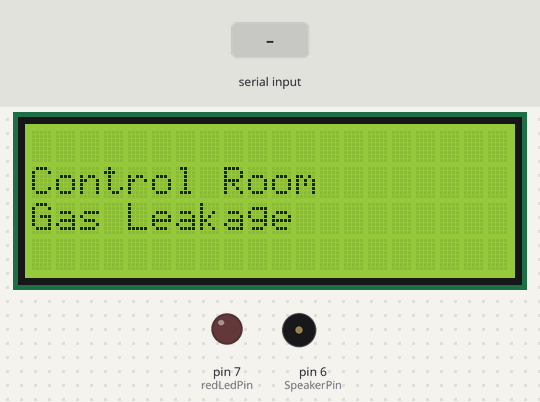
Recording of a sketch running on a simulated Arduino Uno, built with avr-gcc and run on an emulated ATmega328P. On the bench: 20×4 character LCD, output pins drawn as LEDs (lit = HIGH), buzzer (waves = sounding). The inputs (shaded band) are chosen by the test bench. What the sketch prints to the serial monitor is not drawn.

Above: at 2.2 s.
2.3 s: "1\n" received over Serial
At 3.5 s:
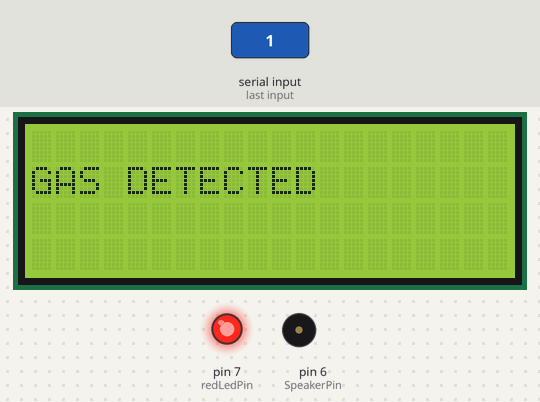
4.0 s: byte 20 (20) received over Serial
At 4.7 s:
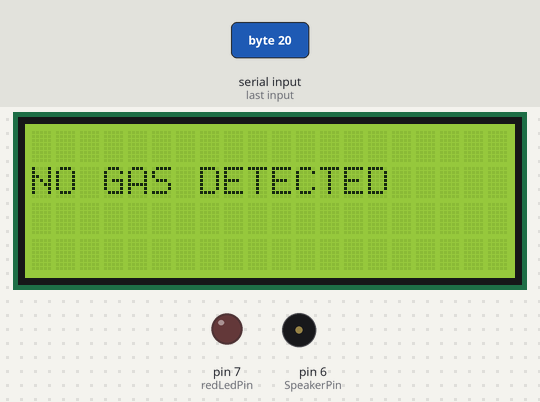
5.5 s: "0\n" received over Serial
At 5.6 s:
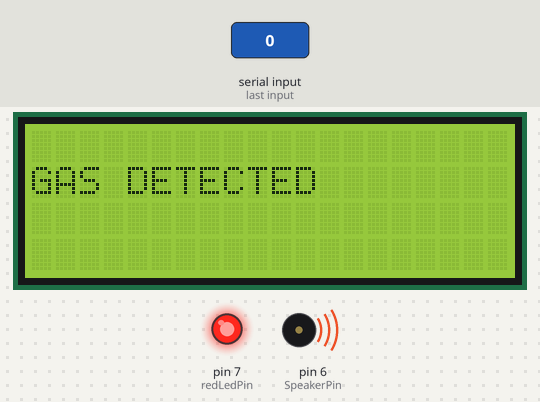
Timing chart, 0 to 8.5 s (numbered marks = the images above; inputs shaded):
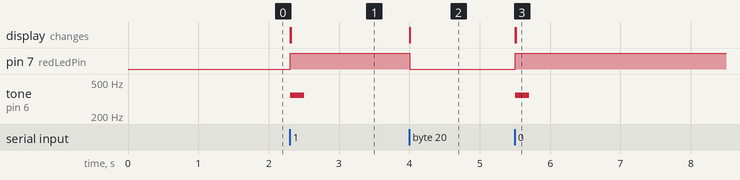

Measured:
- after the input at 2.3 s, pin 7 (redLedPin): LOW → HIGH at once; tone on pin 6 (SpeakerPin): silent → 349 Hz at once, → silent 0.20 s later; the display: first changes at once (image 1 shows a later state)
- after the input at 4.0 s, pin 7 (redLedPin): HIGH → LOW at once; the display: changes at once (image 2)
- after the input at 5.5 s, pin 7 (redLedPin): LOW → HIGH at once; tone on pin 6 (SpeakerPin): silent → 349 Hz at once, → silent 0.20 s later; the display: first changes at once (image 3 shows a later state)

The sketch:

ReceiverSection.ino
```cpp
#include <LiquidCrystal.h>

LiquidCrystal lcd(12, 11, 5, 4, 3, 2);
const int SpeakerPin=6;
const int redLedPin=7;
#define NOTE_F4 349

void setup(){
  pinMode(SpeakerPin, OUTPUT);
  pinMode(redLedPin, OUTPUT);
  lcd.begin(20,4);
  Serial.begin(9600);
  lcd.setCursor(0,1);
  lcd.print("Control Room");
  lcd.setCursor(0,2);
  lcd.print("Gas Leakage");
  delay(1000);
}

void loop(){
  int MQ2_SerialData= Serial.read();;
  if(MQ2_SerialData == 10){
    lcd.clear();
    Serial.print("GAS SENSOR:");
    Serial.println(MQ2_SerialData);
    digitalWrite(redLedPin, HIGH);
    alarmSound();
    lcd.setCursor(0,1);
    lcd.print("GAS DETECTED");
    delay(50);
  }
  else if(MQ2_SerialData==20){
    lcd.clear();
    Serial.print("GAS SENSOR:");
    Serial.println(MQ2_SerialData);
    digitalWrite(redLedPin, LOW);
    lcd.setCursor(0,1);
    lcd.print("NO GAS DETECTED");
    delay(50);
  }
}

void alarmSound(){
  tone(SpeakerPin,NOTE_F4,200);
  delay(5);
}
```
